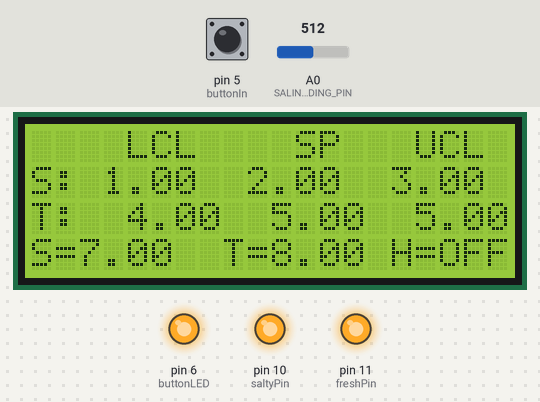
Simulated run of this sketch. Board: Arduino Uno, built with avr-gcc and run on an emulated ATmega328P. Shown: 20×4 character LCD, output pins drawn as LEDs (lit = HIGH). The test bench sets the inputs (shaded band); at power-on: pin 5 (buttonIn) HIGH, A0 (SALINITY_READING_PIN) = 512. Pins used as bus, display or sensor lines are not drawn; what the sketch prints to the serial monitor is not drawn.

Above: at 1.2 s.
1.3 s: pin 5 (buttonIn) pulled LOW for 0.15 s
At 3.0 s:
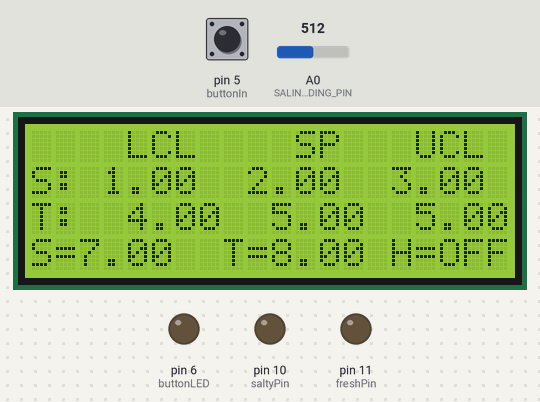
3.3 s: pin 5 (buttonIn) pulled LOW for 1 s
At 5.2 s:
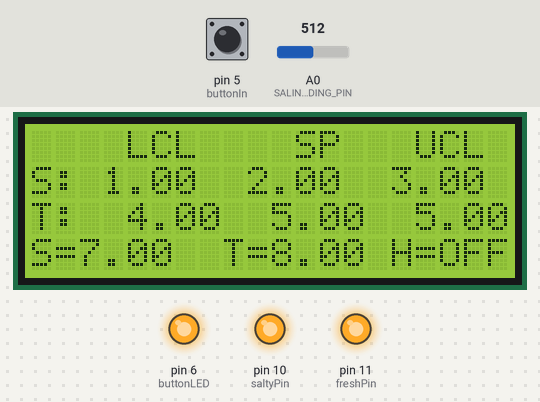
6.2 s: pin 5 (buttonIn) pulled LOW for 3.2 s
At 10.0 s:
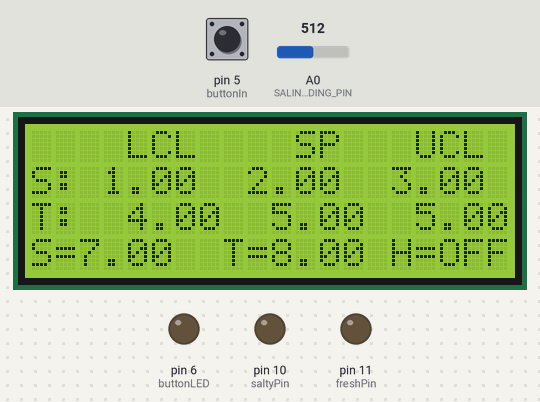
Timing chart, 0 to 11.5 s (numbered marks = the images above; inputs shaded):
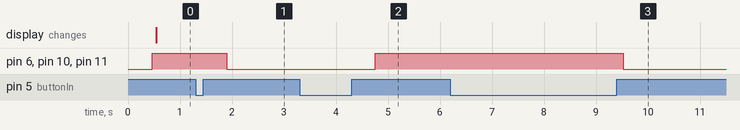

Measured:
- after the input at 1.3 s, pin 6 (buttonLED), pin 10 (saltyPin), pin 11 (freshPin): HIGH → LOW after 0.60 s
- after the input at 3.3 s, pin 6 (buttonLED), pin 10 (saltyPin), pin 11 (freshPin): LOW → HIGH after 1.5 s
- after the input at 6.2 s, pin 6 (buttonLED), pin 10 (saltyPin), pin 11 (freshPin): HIGH → LOW after 3.3 s

The sketch:

testing_code_v2.ino
```cpp
//--------------------------------------------------------
// Testing Code
// Version 2.0
// 2/9/20
// The North American Council on Aquatic Housing and Development
// Extends sensor_reading code base to actuate solenoids
// Usage: This program is intended for testing different features and debugging the system
// NOTE: To run this code you must have downloaded the LiquidCrystal_I2C library (and added it to the sketch from the IDE),
//       which is in Whitman's folder in the main directory
//--------------------------------------------------------

// Setup LCD screen
#include <Wire.h> // Include wire (i2c comm) and liquidcrystal libraries
#include <LiquidCrystal_I2C.h>
LiquidCrystal_I2C lcd = LiquidCrystal_I2C(0x27, 20, 4); // 20x4 LCD screen, 0x27 is the address

// delcare global pins
const int SALINITY_POWER_PIN = 8;
const int buttonIn = 5;
const int buttonLED = 6;
const int saltyPin = 10;
const int freshPin = 11;

// working vars for button toggling
int toggled = 0;       // State of machine that button controls: 0: off, 1: on
int currentState;      // Current state of button --> 1: pressed, 0: not pressed
int previousState = 0; // Previous state of button --> 1: pressed, 0: not pressed
long timer = 0;        // Used to implement delay
long debounce = 150;   // Delay checking conditional for time of physical button press

// for timing sensing
unsigned long currentTime = millis(); //

// control limits
float sLCL, sSP, sUCL; //salinity limits, Lower Control Limit, Set point, and Upper cont lim
float tLCL, tSP, tUCL; //temp limits
float saltNow, tempNow; //current states
int heater; //heater on/off

void setup()
{
  // Setup pins and serial comms
  pinMode(SALINITY_POWER_PIN, OUTPUT);
  pinMode(saltyPin, OUTPUT);
  pinMode(freshPin, OUTPUT);
  pinMode(buttonLED, OUTPUT);
  pinMode(buttonIn, INPUT_PULLUP);
  Serial.begin(9600);

  // Setup LCD
  lcd.init();      // initiate LCD
  lcd.backlight(); // backlight on
}

void loop()
{
  // declare local pins
  const int SALINITY_READING_PIN = A0;

  // declare setpoint and sigma
  // Note: setpoint in wt%
  //       sigma given relative to salinity percentage
  float setpoint = 0;
  float sigma = 0;

  // setup variables
  int numReadings = 30;     // number of readings per salinity reading
  int salinityReading;      // current analog reading from salinity sensor
  float salinityPercentage; // current salinity percentage
  int deadtime;             // timer used to allow water to mix

  // compute UCL & LCL
  float UCL = setpoint + 3 * sigma;
  float LCL = setpoint - 3 * sigma;

  // declare constants and breakpoints for polynomial fit
  // Note on using constants:
  // c   --> prefix to show variable is a constant
  // h,l --> used for high/low salinity line
  // 1,2 --> first or second constant in eq. y = c1*x + c2
  // b1 --> low point determined from DI water average reading
  // b2 --> mid point at 0.05 wt% to transition from one fit line to the next
  // b3 --> high point determined from 0.15 wt% water reading
  const float cl1 = 9.0881533e-05;
  const float cl2 = -6.9069865e-03;
  const float ch1 = 8.5798207e-04;
  const float ch2 = -4.8485778e-01;
  const int b1 = 76;
  const int b2 = 626;
  const int b3 = 737;

  // take a salinity reading
  salinityReading = takeReading(SALINITY_POWER_PIN, SALINITY_READING_PIN, numReadings);
  // Convert from analog to salinity percentage using s = (a/c1)^(1/c2)
  salinityPercentage = findSalinityPercentage(cl1, cl2, ch1, ch2, b1, b2, b3, salinityReading);

  // check if salinity reading is within control limits
  // conditional checks if salinity reading is above UCL OR below LCL
  // AND if enough deadtime has passed to perform another adjustment
  if ((salinityPercentage > UCL || salinityPercentage < LCL) && millis() > deadtime + 12000) {
    adjustSalinity(salinityPercentage, setpoint); // Adjust salinity using solenoids
    deadtime = millis();                          // Set deadtime timer to current millis() value
  }


  // ----- FOR TESTING AND DEBUGGING -----
  // -------------------------------------

  // read button to manually actuate solenoids using relayTest()
  // Usage: hold down button for a second to toggle relay state
  buttonRead(buttonIn); // read button state and swap toggle
  digitalWrite(buttonLED, toggled);
  relayTest(toggled); // actuate relays based on toggle state

  // Print to Serial Monitor (for data analysis)
  Serial.println(salinityReading);

  // in order: sLCL, sSP, sUCL, tLCL, tSP, tUCL, current salinity, current temp, heater state
  lcdUpdate(1,2,3,4,5,6,7,8,9);
}

float takeReading(int powerPin, int readingPin, int numReadings)
{
  // input: powerPin (digital out), readingPin (analog in), numReadings (>0)
  // output: average of numReadings readings

  float sum = 0.0;
  digitalWrite(powerPin, 1); // Turn sensor on
  delay(100);                // Allow power to settle
  for (int i = 0; i < numReadings; i++)
  { // Take readings and sum
    sum += analogRead(readingPin);
    delay(10);
  }
  digitalWrite(powerPin, 0); // Turn sensor off
  sum /= numReadings;        // Average sum over readings
  return sum;
}

float findSalinityPercentage(float c1, float c2, float c3, float c4, int b1, int b2, int b3, int reading)
{
  // input c1, c2, c3, c4 --> polynomial constants for two line fits
  //       b1, b2, b3     --> breakpoints to determine regin for evaluation
  //       reading        --> analog reading value from sensor
  // output: corresponding salinity in wt%

  // check breakpoints to determine function region
  if (reading < b1) {      // reading < DI water breakpoint
    return 0;
  }
  else if (reading < b2) { // reading < 0.05 wt% breakpoint
    return evaluatePolynomial(reading, c1, c2);
  }
  else if (reading < b3) { // reading < 0.15 wt% breakpoint
    return evaluatePolynomial(reading, c3, c4);
  }
  else {                   // reading > 0.15 wt% breakpoint
    return evaluatePolynomial(b3, c3, c4); // return value of polynomial at b3
  }
}

float evaluatePolynomial(int x, float c1, float c2)
{
  // evaluates y = c1*x + c2 and returns y
  return c1 * x + c2;
}

void adjustSalinity(float currentSalinity, float setpoint)
{
  // input: current salinity and salinity setpoint
  // output: none
  // calls openSolenoid() to adjust salinity of system to a target salinity

  // Set target salinity to 80% of the difference between current salinity and setpoint
  int targetSalinity = currentSalinity - (currentSalinity - setpoint) * 0.8;

  if (targetSalinity > currentSalinity) {
    openSolenoid(targetSalinity, currentSalinity, 1, saltyPin); // add 1% salted water
  }
  else {
    openSolenoid(targetSalinity, currentSalinity, 0, freshPin); // add 0% DI water
  }
}

float openSolenoid(float targetSalinity, float currentSalinity, int addedSalinity, int pin)
{
  // input: targetSalinity (of system),
  //        currentSalinity (of system),
  //        addedSalinity (% salinity of fluid to be added),
  //        pin (of solenoid used to adjust system salinity)
  // opens solenoid at <pin> for appropriate time to reach targetSalinity

  const float overflowFraction = 1; // Fraction of added water that overflows before mixing
  const float totalMass = 0;        // Total mass of water in a filled system
  const float flowRate = 0;         // Mass flow rate of solenoids
  // calculate mass of water to add
  float  massToAdd = totalMass *
              (currentSalinity - targetSalinity) /
              (currentSalinity - addedSalinity) *
              (1 / 1 - overflowFraction);
  // calculate time needed to add appropriate quantity of mass and open solenoid
  float wtime = massToAdd / flowRate;
  digitalWrite(pin, 1);
  delay(wtime);
  digitalWrite(pin, 0);
}

int buttonRead(int buttonIn) {
  // input: button Pin
  // Reads button state and swaps state of toggled variable if button is pressed for sufficient time

  currentState = digitalRead(buttonIn);       // read current button state

  if (currentState == 1 &&                    // checks that button is pressed and previously was not
      previousState == 0 &&                   // and that a sort delay has passed between state changes
      (millis() - timer * 1000) > debounce) {
    if (toggled == 0) {         // swaps toggled state
      toggled = 1;
    }
    else {
      toggled = 0;
    }
    timer = millis() / 1000;    // sets timer for button state delay
  }
  previousState = currentState;   // set previous button state to current button state
}

void relayTest(int toggled)
{
  // turns all transistors on or off based on toggled state
  if (toggled == 1) {
    digitalWrite(saltyPin, 1);
    digitalWrite(freshPin, 1);
  }
  else if (toggled == 0) {
    digitalWrite(saltyPin, 0);
    digitalWrite(freshPin, 0);
  }
}


void lcdSimpleSetup() {

  lcd.init();
  lcd.backlight();

}

void lcdFancySetup() { //setup lcd with fancy display

  int ppos = 4; //counter position for cursor to print periods
  int cpos = 4; //counter pos for cursor to print string
  int npos = 0; //counter for position within string
  int i; //alternating incrementation
  String nacahd = "N.A.C.A.H.D."; //creates nacahd string to be referenced

  lcd.init();
  lcd.backlight();

  //this loop prints periods, notice total chars/2 because we print 2 chars each loop
  for (int poscount = 0; poscount < 6; poscount++) {
    lcd.setCursor(ppos, 1); //counter moves cursor
    lcd.print(" .");
    ppos += 2; //cursor moves 2 spaces because there are 2 characters
    delay(150); //mess with this to best dramatic effect
  }

  delay(800);

  //this loop prints NACAHD with each individual letter printed separately using string position calling (npos)
  for (int poscount = 0; poscount < 6; poscount++) {
    //lcd.scrollDisplayLeft();
    lcd.setCursor(cpos, 1); //counter moves cursor
    lcd.print(nacahd.charAt(npos)); //prints the character referenced by the position (npos) in nacahd string
    npos += 2; //iterate counters
    cpos += 2;
    delay(150);
  }

  delay(800);

  //this loop blinks the word "initializing"
  for (int i = 0; i < 6; i++) { //
    if (i % 2 == 1) { //modulo to check whether i is odd to change between 2 states
      lcd.setCursor(3, 2);
      lcd.print("Initiating...");
      delay(500);
    }
    else {
      lcd.setCursor(3, 2);
      lcd.print("             ");
      delay(380);
    }
  }
  lcd.clear();
}

void lcdSimpleUpdate (float salinityPercentage, float salinityReading) {

  // Print to LCD Screen, just salinity info
  lcd.setCursor(1, 0);
  lcd.print("N.A.C.A.H.D.");
  lcd.setCursor(0, 1); // Print to second row
  lcd.print("Percent salt: ");
  lcd.print(salinityPercentage, 4); // to 4 decimal places accuracy
  lcd.setCursor(0, 2);              // Print to third row
  lcd.print("Analog read: ");
  lcd.print(salinityReading);
  lcd.print("   "); // added empty characters to clear trailing digits
  delay(80);        // delay between refresh
  if (salinityPercentage > 0.1475) {
    lcd.setCursor(0, 3);
    lcd.print("Salinity Too High"); //model too high salinity with upper section calibration data for est
  }
}

void lcdUpdate(float sLCL, float sSP, float sUCL,
               float tLCL, float tSP, float tUCL,
               float saltNow, float tempNow, int heater) {

  //LCL is lower control limit
  //SP is set point
  //UCL is upper control limit
  // S and T in rows 1 and 2 are salinity and temp controls
  //S, T, and H on the bottom are the current values, H is whether the heater is on

  //Current values
  String heaterState; // "on" or "off"

  //if/else block to modify heaterState based on whether the heater is on or not, arbitrary var names used here
  if (heater == 1) {
    heaterState = "ON";
  }
  else {
    heaterState = "OFF";
  }

  //first row
  lcd.setCursor(4, 0);
  lcd.print("LCL    SP   UCL ");

  //second row, Salinity
  lcd.setCursor(0, 1);
  lcd.print("S: ");
  lcd.setCursor(3, 1);
  lcd.print(sLCL);
  lcd.setCursor(9, 1);
  lcd.print(sSP);
  lcd.setCursor(15, 1);
  lcd.print(sUCL);

  //third row, Temp
  lcd.setCursor(0, 2);
  lcd.print("T:");
  lcd.setCursor(4, 2);
  lcd.print(tLCL);
  lcd.setCursor(10, 2);
  lcd.print(tSP);
  lcd.setCursor(16, 2);
  lcd.print(tSP);

  //fourth row, current states
  lcd.setCursor(0, 3);
  lcd.print("S=");
  lcd.setCursor(2, 3);
  lcd.print(saltNow);
  lcd.setCursor(8, 3);
  lcd.print("T=");
  lcd.setCursor(10, 3);
  lcd.print(tempNow);
  lcd.setCursor(15, 3);
  lcd.print("H=");
  lcd.setCursor(17, 3);
  lcd.print(heaterState);
}
```
